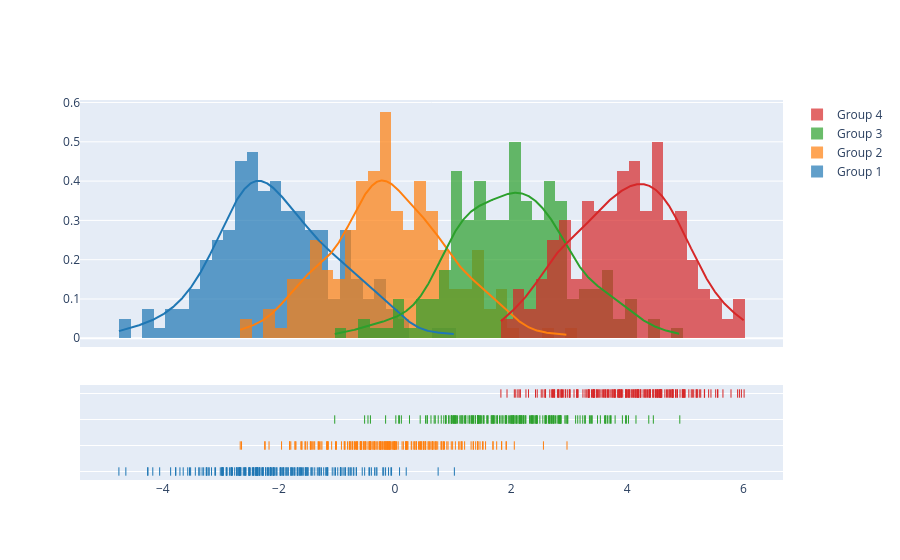

Write notebook code for a chart like this one.
### Code cell
import plotly.figure_factory as ff

# Add histogram data
x1 = np.random.randn(200) - 2
x2 = np.random.randn(200)
x3 = np.random.randn(200) + 2
x4 = np.random.randn(200) + 4

# Group data together
hist_data = [x1, x2, x3, x4]

group_labels = ['Group 1', 'Group 2', 'Group 3', 'Group 4']

# Create distplot with custom bin_size
fig = ff.create_distplot(hist_data, group_labels, bin_size=.2)
fig.show()

### Figure 1 — Plotly figure (JSON) as saved in the notebook; plotly's stock layout.template omitted (floating-point values rounded to 4 significant figures; data arrays with more than 128 entries replaced by an {"elided": "..."} marker saying what was removed)
{"data": [{"autobinx": false, "histnorm": "probability density", "legendgroup": "Group 1", "marker": {"color": "rgb(31, 119, 180)"}, "name": "Group 1", "opacity": 0.7, "type": "histogram", "x": {"elided": "200 float values"}, "xaxis": "x", "xbins": {"end": 1.022, "size": 0.2, "start": -4.756}, "yaxis": "y"}, {"autobinx": false, "histnorm": "probability density", "legendgroup": "Group 2", "marker": {"color": "rgb(255, 127, 14)"}, "name": "Group 2", "opacity": 0.7, "type": "histogram", "x": {"elided": "200 float values"}, "xaxis": "x", "xbins": {"end": 2.962, "size": 0.2, "start": -2.667}, "yaxis": "y"}, {"autobinx": false, "histnorm": "probability density", "legendgroup": "Group 3", "marker": {"color": "rgb(44, 160, 44)"}, "name": "Group 3", "opacity": 0.7, "type": "histogram", "x": {"elided": "200 float values"}, "xaxis": "x", "xbins": {"end": 4.905, "size": 0.2, "start": -1.039}, "yaxis": "y"}, {"autobinx": false, "histnorm": "probability density", "legendgroup": "Group 4", "marker": {"color": "rgb(214, 39, 40)"}, "name": "Group 4", "opacity": 0.7, "type": "histogram", "x": {"elided": "200 float values"}, "xaxis": "x", "xbins": {"end": 6.012, "size": 0.2, "start": 1.823}, "yaxis": "y"}, {"legendgroup": "Group 1", "marker": {"color": "rgb(31, 119, 180)"}, "mode": "lines", "name": "Group 1", "showlegend": false, "type": "scatter", "x": {"elided": "500 float values"}, "xaxis": "x", "y": {"elided": "500 float values"}, "yaxis": "y"}, {"legendgroup": "Group 2", "marker": {"color": "rgb(255, 127, 14)"}, "mode": "lines", "name": "Group 2", "showlegend": false, "type": "scatter", "x": {"elided": "500 float values"}, "xaxis": "x", "y": {"elided": "500 float values"}, "yaxis": "y"}, {"legendgroup": "Group 3", "marker": {"color": "rgb(44, 160, 44)"}, "mode": "lines", "name": "Group 3", "showlegend": false, "type": "scatter", "x": {"elided": "500 float values"}, "xaxis": "x", "y": {"elided": "500 float values"}, "yaxis": "y"}, {"legendgroup": "Group 4", "marker": {"color": "rgb(214, 39, 40)"}, "mode": "lines", "name": "Group 4", "showlegend": false, "type": "scatter", "x": {"elided": "500 float values"}, "xaxis": "x", "y": {"elided": "500 float values"}, "yaxis": "y"}, {"legendgroup": "Group 1", "marker": {"color": "rgb(31, 119, 180)", "symbol": "line-ns-open"}, "mode": "markers", "name": "Group 1", "showlegend": false, "type": "scatter", "x": {"elided": "200 float values"}, "xaxis": "x", "y": {"elided": "200 str values"}, "yaxis": "y2"}, {"legendgroup": "Group 2", "marker": {"color": "rgb(255, 127, 14)", "symbol": "line-ns-open"}, "mode": "markers", "name": "Group 2", "showlegend": false, "type": "scatter", "x": {"elided": "200 float values"}, "xaxis": "x", "y": {"elided": "200 str values"}, "yaxis": "y2"}, {"legendgroup": "Group 3", "marker": {"color": "rgb(44, 160, 44)", "symbol": "line-ns-open"}, "mode": "markers", "name": "Group 3", "showlegend": false, "type": "scatter", "x": {"elided": "200 float values"}, "xaxis": "x", "y": {"elided": "200 str values"}, "yaxis": "y2"}, {"legendgroup": "Group 4", "marker": {"color": "rgb(214, 39, 40)", "symbol": "line-ns-open"}, "mode": "markers", "name": "Group 4", "showlegend": false, "type": "scatter", "x": {"elided": "200 float values"}, "xaxis": "x", "y": {"elided": "200 str values"}, "yaxis": "y2"}], "layout": {"barmode": "overlay", "hovermode": "closest", "legend": {"traceorder": "reversed"}, "xaxis": {"anchor": "y2", "domain": [0.0, 1.0], "zeroline": false}, "yaxis": {"anchor": "free", "domain": [0.35, 1], "position": 0.0}, "yaxis2": {"anchor": "x", "domain": [0, 0.25], "dtick": 1, "showticklabels": false}}}
